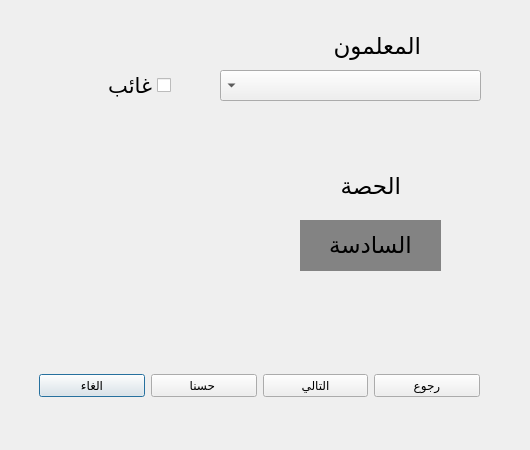
<?xml version="1.0" encoding="UTF-8"?>
<ui version="4.0">
 <class>Dialog</class>
 <widget class="QDialog" name="Dialog">
  <property name="geometry">
   <rect>
    <x>0</x>
    <y>0</y>
    <width>530</width>
    <height>450</height>
   </rect>
  </property>
  <property name="windowTitle">
   <string>Dialog</string>
  </property>
  <widget class="QWidget" name="layoutWidget">
   <property name="geometry">
    <rect>
     <x>39</x>
     <y>350</y>
     <width>441</width>
     <height>71</height>
    </rect>
   </property>
   <layout class="QHBoxLayout" name="horizontalLayout">
    <item>
     <widget class="QPushButton" name="pushButton_4">
      <property name="text">
       <string>الغاء</string>
      </property>
     </widget>
    </item>
    <item>
     <widget class="QPushButton" name="pushButton_2">
      <property name="text">
       <string>حسنا </string>
      </property>
     </widget>
    </item>
    <item>
     <widget class="QPushButton" name="pushButton">
      <property name="text">
       <string>التالي</string>
      </property>
     </widget>
    </item>
    <item>
     <widget class="QPushButton" name="pushButton_3">
      <property name="text">
       <string>رجوع</string>
      </property>
     </widget>
    </item>
   </layout>
  </widget>
  <widget class="QComboBox" name="comboBox">
   <property name="geometry">
    <rect>
     <x>220</x>
     <y>70</y>
     <width>261</width>
     <height>31</height>
    </rect>
   </property>
   <property name="font">
    <font>
     <pointsize>14</pointsize>
    </font>
   </property>
   <property name="layoutDirection">
    <enum>Qt::RightToLeft</enum>
   </property>
  </widget>
  <widget class="QLabel" name="label">
   <property name="geometry">
    <rect>
     <x>280</x>
     <y>30</y>
     <width>141</width>
     <height>31</height>
    </rect>
   </property>
   <property name="font">
    <font>
     <pointsize>17</pointsize>
    </font>
   </property>
   <property name="text">
    <string>المعلمون</string>
   </property>
  </widget>
  <widget class="QLabel" name="label_2">
   <property name="geometry">
    <rect>
     <x>260</x>
     <y>170</y>
     <width>141</width>
     <height>31</height>
    </rect>
   </property>
   <property name="font">
    <font>
     <pointsize>17</pointsize>
    </font>
   </property>
   <property name="text">
    <string>الحصة</string>
   </property>
  </widget>
  <widget class="QCheckBox" name="checkBox">
   <property name="geometry">
    <rect>
     <x>80</x>
     <y>60</y>
     <width>91</width>
     <height>51</height>
    </rect>
   </property>
   <property name="font">
    <font>
     <pointsize>16</pointsize>
     <weight>50</weight>
     <bold>false</bold>
    </font>
   </property>
   <property name="layoutDirection">
    <enum>Qt::RightToLeft</enum>
   </property>
   <property name="text">
    <string>غائب</string>
   </property>
  </widget>
  <widget class="QLabel" name="label_3">
   <property name="geometry">
    <rect>
     <x>300</x>
     <y>220</y>
     <width>141</width>
     <height>51</height>
    </rect>
   </property>
   <property name="font">
    <font>
     <pointsize>17</pointsize>
    </font>
   </property>
   <property name="mouseTracking">
    <bool>true</bool>
   </property>
   <property name="styleSheet">
    <string notr="true">background-color: rgb(131, 131, 131);</string>
   </property>
   <property name="text">
    <string>&lt;html&gt;&lt;head/&gt;&lt;body&gt;&lt;p align=&quot;center&quot;&gt;السادسة&lt;/p&gt;&lt;/body&gt;&lt;/html&gt;</string>
   </property>
  </widget>
 </widget>
 <resources/>
 <connections/>
</ui>
